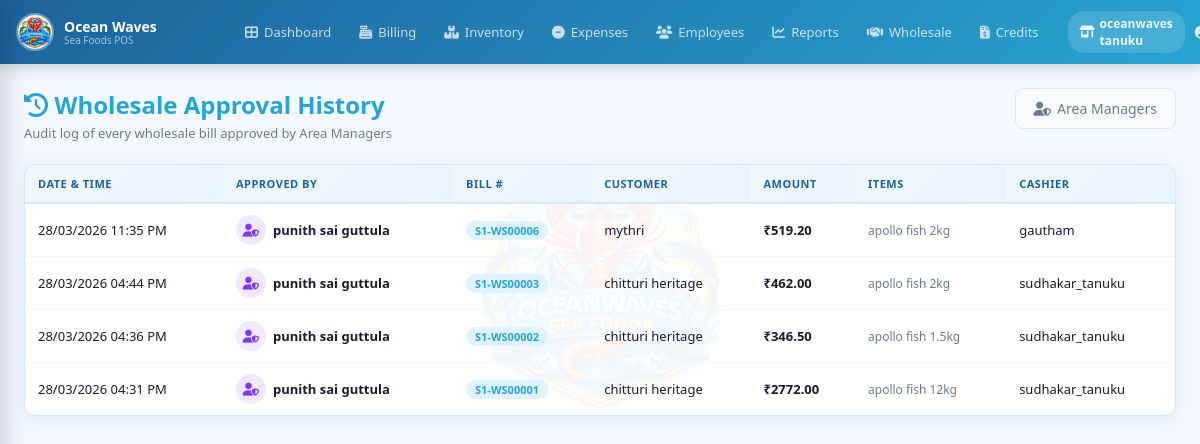
The app's page /reports/approvals/ (signed in) with its own data.
### pos/models.py (models this page shows, shortened)
class UserProfile(models.Model):
    ROLE_CHOICES = [
        ('SUPERADMIN', 'Super Admin'),   # sees everything across all stores
        ('SUBADMIN',   'Sub-Admin'),     # restricted admin permissions
        ('OWNER',      'Store Owner'),   # full access within assigned store
        ('STAFF',      'Staff'),         # billing + inventory in assigned store
        ('AREAMANAGER','Area Manager'),   # approves wholesale bills via OTP
        ('WHOLESALE_EXEC', 'Wholesale Executive'), # manage 4-5 stores, stock + wholesale approval
    ]
    user      = models.OneToOneField(User, on_delete=models.CASCADE, related_name='profile')
    role      = models.CharField(max_length=20, choices=ROLE_CHOICES, default='STAFF')
    store     = models.ForeignKey(Store, on_delete=models.SET_NULL, null=True, blank=True,
                                  related_name='staff')
    phone          = models.CharField(max_length=20, blank=True, help_text='Contact phone number')
    approval_pin   = models.CharField(max_length=128, blank=True, help_text='Hashed 4-6 digit approval PIN for wholesale approvals')
    is_active = models.BooleanField(default=True)
    permissions = models.JSONField(default=dict, blank=True, help_text='Restricted permissions for SUBADMIN')
    expires_at  = models.DateTimeField(null=True, blank=True, help_text='For temporary roles, access expires after this date')
    @property
    def is_superadmin(self):
        return self.role == 'SUPERADMIN'
    @property
    def is_staff_role(self):
        return self.role == 'STAFF'
    @property
    def has_expired(self):
        if self.expires_at and timezone.now() > self.expires_at:
            return True
        return False

class Store(models.Model):
    name             = models.CharField(max_length=200)
    address          = models.TextField(blank=True)
    phone            = models.CharField(max_length=20, blank=True)
    whatsapp_number  = models.CharField(max_length=20, blank=True, help_text='Store WhatsApp number for sending bills (e.g. 919876543210)')
    email            = models.EmailField(blank=True)
    gstin            = models.CharField(max_length=20, blank=True, verbose_name="GSTIN")
    is_active        = models.BooleanField(default=True)
    created_at       = models.DateTimeField(auto_now_add=True)
    class Meta:
        ordering = ['name']

class WholesaleApproval(models.Model):
    store        = models.ForeignKey(Store, on_delete=models.CASCADE, related_name='wholesale_approvals')
    area_manager = models.ForeignKey(
        UserProfile, on_delete=models.CASCADE,
        related_name='approvals_given',
        limit_choices_to=models.Q(role='AREAMANAGER') | models.Q(role='WHOLESALE_EXEC')
    )
    sale         = models.OneToOneField('Sale', on_delete=models.CASCADE,
                                        related_name='approval', null=True, blank=True)
    bill_snapshot = models.JSONField(default=dict)   # snapshot at time of approval
    approved_by_name = models.CharField(max_length=200)  # denormalized for history
    created_by   = models.ForeignKey(User, on_delete=models.SET_NULL, null=True, related_name='+')
    created_at   = models.DateTimeField(auto_now_add=True)
    class Meta:
        ordering = ['-created_at']

class Sale(models.Model):
    BILL_TYPE_CHOICES = [
        ('RETAIL',     'Retail'),
        ('WHOLESALE',  'Wholesale'),
    ]
    PAYMENT_MODE_CHOICES = [
        ('CASH',   'Cash'),
        ('UPI',    'UPI'),
        ('ONLINE', 'Online'),
        ('CARD',   'Card'),
        ('CREDIT', 'Credit'),
    ]
    store          = models.ForeignKey(Store, on_delete=models.CASCADE, related_name='sales')
    bill_number    = models.CharField(max_length=60, unique=True)
    bill_type      = models.CharField(max_length=20, choices=BILL_TYPE_CHOICES, default='RETAIL')
    wholesale_customer = models.ForeignKey('WholesaleCustomer', on_delete=models.SET_NULL, null=True, blank=True, related_name='sales')
    customer_name  = models.CharField(max_length=200, blank=True)
    customer_phone = models.CharField(max_length=15,  blank=True)
    customer_gst   = models.CharField(max_length=20,  blank=True)
    subtotal       = models.DecimalField(max_digits=12, decimal_places=2, default=0)
    gst_rate       = models.DecimalField(max_digits=5,  decimal_places=2, default=0)
    cgst_amount    = models.DecimalField(max_digits=12, decimal_places=2, default=0)
    sgst_amount    = models.DecimalField(max_digits=12, decimal_places=2, default=0)
    total_gst      = models.DecimalField(max_digits=12, decimal_places=2, default=0)
    grand_total    = models.DecimalField(max_digits=12, decimal_places=2, default=0)
    discount       = models.DecimalField(max_digits=10, decimal_places=2, default=0)
    payment_mode   = models.CharField(max_length=20, choices=PAYMENT_MODE_CHOICES, default='CASH')
    notes          = models.TextField(blank=True)
    created_by     = models.ForeignKey(User, on_delete=models.SET_NULL, null=True)
    created_at     = models.DateTimeField(default=timezone.now)
    class Meta:
        ordering = ['-created_at']

### pos/views.py (the view)
# urls.py: path('reports/approvals/',            views.approval_history, name='approval_history'),
@login_required
@require_profile
def approval_history(request):
    profile = get_profile(request.user)
    if profile.is_staff_role:
        messages.error(request, 'Access denied.')
        return redirect('dashboard')
    store = profile.store
    qs    = WholesaleApproval.objects.select_related(
        'area_manager__user', 'store', 'sale', 'created_by'
    )
    if store:
        qs = qs.filter(store=store)
    qs = qs[:200]
    return render(request, 'pos/approval_history.html', {
        'approvals': qs,
        'store':     store,
        'profile':   profile,
    })

### pos/views.py (called while the page is built)
def get_profile(user):
    try:
        return user.profile
    except UserProfile.DoesNotExist:
        if user.is_superuser:
            return UserProfile.objects.create(user=user, role='SUPERADMIN')
        return None

def require_profile(view_fn):
    from functools import wraps
    @wraps(view_fn)
    def inner(request, *args, **kwargs):
        p = get_profile(request.user)
        if not p:
            from django.contrib.auth import logout
            logout(request)
            messages.error(request, 'Your account has no role assigned. Contact admin.')
            return redirect('login')
        if p.has_expired:
            from django.contrib.auth import logout
            request.session.flush()
            logout(request)
            messages.error(request, 'Your temporary access role has expired.')
            return redirect('login')
        return view_fn(request, *args, **kwargs)
    return inner

### pos/templates/pos/approval_history.html (shortened to what this page needs)
{% extends 'pos/base.html' %}
{% load static %}
{% block content %}
<div class="pg">
  <div class="pg-header">
    <div>
      <h1><i class="fas fa-history"></i> Wholesale Approval History</h1>
      <p>Audit log of every wholesale bill approved by Area Managers</p>
    </div>
    <a href="{% url 'area_manager_list' %}" class="btn-secondary">
      <i class="fas fa-user-shield"></i> Area Managers
    </a>
  </div>
  <div class="table-card">
    <div class="wm-bg"><img src="{% static 'pos/images/logo.jpg' %}" alt=""></div>
    <table class="data-table">
      <thead>
        <tr>
          <th>Date & Time</th>
          <th>Approved By</th>
          <th>Bill #</th>
          <th>Customer</th>
          <th>Amount</th>
          <th>Items</th>
          <th>Cashier</th>
        </tr>
      </thead>
      <tbody>
      {% for a in approvals %}
      <tr>
        <td>{{ a.created_at|date:"d/m/Y h:i A" }}</td>
        <td>
          <div style="display:flex;align-items:center;gap:7px;">
            <div style="width:30px;height:30px;border-radius:50%;background:linear-gradient(135deg,#ede9fe,#f3e8ff);display:flex;align-items:center;justify-content:center;font-size:13px;color:#7c3aed;flex-shrink:0;">
              <i class="fas fa-user-shield"></i>
            </div>
            <strong>{{ a.approved_by_name }}</strong>
          </div>
        </td>
        <td>
          {% if a.sale %}
          <a href="{% url 'bill_print' a.sale.id %}" target="_blank" class="pill pill-blue">
            {{ a.sale.bill_number }}
          </a>
          {% else %}—{% endif %}
        </td>
        <td>{{ a.bill_snapshot.customer|default:"Walk-in" }}</td>
        <td><strong>₹{{ a.bill_snapshot.grand_total|default:"—" }}</strong></td>
        <td style="font-size:12px;color:var(--muted);max-width:200px;">{{ a.bill_snapshot.items_summary|default:"—" }}</td>
        <td>{{ a.created_by.username|default:"—" }}</td>
      </tr>
      {% endfor %}
      </tbody>
    </table>
  </div>
</div>
{% endblock %}

### pos/templates/pos/base.html (shortened to what this page needs)
{% load static %}
<!DOCTYPE html>
<html lang="en">
<head>
<link rel="stylesheet" href="{% static 'pos/css/style.css' %}">
<link rel="stylesheet" href="https://cdnjs.cloudflare.com/ajax/libs/font-awesome/6.5.0/css/all.min.css">
</head>
<body>
{% if user.is_authenticated %}
{% with profile=request.user.profile %}
<nav class="navbar">
  <div class="nav-brand">
    <img src="{% static 'pos/images/logo.jpg' %}" alt="Logo" class="nav-logo">
    <div class="nav-brand-text">
      <span class="nav-title">Ocean Waves</span>
      <span class="nav-sub">Sea Foods POS</span>
    </div>
  </div>
  <div class="nav-links">
    <a href="{% url 'dashboard' %}" class="nav-link {% if request.resolver_match.url_name == 'dashboard' %}active{% endif %}">
      <i class="fas fa-th-large"></i> Dashboard
    </a>
    {% if profile.role != 'SUPERADMIN' %}
    <a href="{% url 'billing' %}" class="nav-link {% if 'billing' in request.resolver_match.url_name %}active{% endif %}">
      <i class="fas fa-cash-register"></i> Billing
    </a>
    <a href="{% url 'inventory' %}" class="nav-link {% if 'inventory' in request.resolver_match.url_name or 'stock' in request.resolver_match.url_name %}active{% endif %}">
      <i class="fas fa-boxes"></i> Inventory
    </a>
    {% endif %}
    {% if profile.role in 'OWNER,SUPERADMIN' or profile.is_owner %}
    <a href="{% url 'expenses_page' %}" class="nav-link {% if 'expense' in request.resolver_match.url_name %}active{% endif %}">
      <i class="fas fa-minus-circle"></i> Expenses
    </a>
    <a href="{% url 'employee_list' %}" class="nav-link {% if 'employee' in request.resolver_match.url_name %}active{% endif %}">
      <i class="fas fa-users"></i> Employees
    </a>
    <a href="{% url 'reports' %}" class="nav-link {% if 'report' in request.resolver_match.url_name %}active{% endif %}">
      <i class="fas fa-chart-line"></i> Reports
    </a>
    {% endif %}
    <a href="{% url 'wholesale_customers' %}" class="nav-link {% if 'wholesale_customer' in request.resolver_match.url_name %}active{% endif %}">
      <i class="fas fa-handshake"></i> Wholesale
    </a>
    <a href="{% url 'credits_list' %}" class="nav-link {% if 'credit' in request.resolver_match.url_name %}active{% endif %}">
      <i class="fas fa-file-invoice-dollar"></i> Credits
    </a>
  </div>
  <div class="nav-right">
    {% if profile.store %}
    <div class="store-badge">
      <i class="fas fa-store-alt"></i> {{ profile.store.name }}
    </div>
    {% endif %}
    <div class="nav-user-info">
      <i class="fas fa-user-circle"></i>
    </div>
  </div>
</nav>
{% endwith %}
{% endif %}
<div class="page-wrap {% if not user.is_authenticated %}no-nav{% endif %}">
  {% block content %}{% endblock %}
</div>
</body>
</html>

### pos/static/pos/css/style.css (style rules this page uses)
:root { --primary: #27A4D1; --primary-d: #1E629B; --primary-l: #84BDEC; --secondary: #00B48A; --accent: #F77F00; --bg: #f4f9ff; --card: #ffffff; --text: #1a1a2e; --muted: #6b7a8d; --border: #d4e8f7; --success: #16a34a; --danger: #dc2626; --warning: #ea580c; --purple: #7c3aed; --nav-h: 64px; --shadow: 0 4px 20px rgba(0,119,182,.10); --shadow-md: 0 8px 32px rgba(0,119,182,.15); --radius: 12px; --radius-sm: 8px; }
* { margin:0;padding:0;box-sizing:border-box; }
body { font-family:'Segoe UI',Tahoma,sans-serif;background:var(--bg);color:var(--text);min-height:100vh; }
a { text-decoration:none;color:inherit; }
.pg, .kpi, .table-card, .login-card { animation: fadeUp 0.4s cubic-bezier(0.4, 0, 0.2, 1) backwards; }
button, a, input, select, .btn-icon-sm, .nav-link, .pill { transition: all 0.2s cubic-bezier(0.4, 0, 0.2, 1); }
.navbar { position:fixed;top:0;left:0;right:0;height:var(--nav-h);background:linear-gradient(135deg,var(--primary-d),var(--primary));display:flex;align-items:center;padding:0 16px;z-index:1000;box-shadow:0 2px 16px rgba(0,0,0,.2);gap:16px; }
.nav-brand { display:flex;align-items:center;gap:10px;min-width:200px; }
.nav-logo { width:38px;height:38px;border-radius:50%;border:2px solid rgba(255,255,255,.35);object-fit:contain; }
.nav-brand-text { display:flex;flex-direction:column; }
.nav-title { color:white;font-weight:700;font-size:14px;line-height:1.2; }
.nav-sub { color:rgba(255,255,255,.6);font-size:10px;line-height:1; }
.nav-links { display:flex;align-items:center;gap:2px;flex:1; }
.nav-link { color:rgba(255,255,255,.75);padding:7px 13px;border-radius:8px;font-size:13px;font-weight:500;display:flex;align-items:center;gap:6px;transition:.2s; }
.nav-right { display:flex;align-items:center;gap:10px;margin-left:auto; }
.store-badge { background:rgba(255,255,255,.15);color:rgba(255,255,255,.9);padding:4px 12px;border-radius:16px;font-size:12px;font-weight:600;display:flex;align-items:center;gap:5px; }
.nav-user-info { display:flex;align-items:center;gap:7px;color:rgba(255,255,255,.85);font-size:13px; }
.page-wrap { margin-top:var(--nav-h);min-height:calc(100vh - var(--nav-h)); }
.pg { padding:24px;max-width:1440px;margin:0 auto; }
.pg-header { display:flex;justify-content:space-between;align-items:flex-start;margin-bottom:22px; }
.pg-header h1 { font-size:24px;color:var(--primary);margin-bottom:3px; }
.pg-header p { color:var(--muted);font-size:13px; }
.table-card { background:var(--card);border-radius:var(--radius);box-shadow:var(--shadow);border:1px solid var(--border);overflow:hidden;margin-bottom:20px;position:relative; }
.wm-bg { position:absolute;top:50%;left:50%;transform:translate(-50%,-50%);pointer-events:none;z-index:0;opacity:.05; }
.wm-bg img { width:260px;height:260px;object-fit:contain; }
.data-table { width:100%;border-collapse:collapse;font-size:13px;position:relative;z-index:1; }
.data-table thead th { background:linear-gradient(135deg,#f0f8ff,#e8f4fb);color:var(--primary-d);font-weight:700;padding:11px 13px;text-align:left;border-bottom:2px solid var(--border);font-size:11px;text-transform:uppercase;letter-spacing:.5px;white-space:nowrap; }
.data-table tbody td { padding:11px 13px;border-bottom:1px solid #f0f8ff;vertical-align:middle; }
.data-table tbody tr:last-child td { border-bottom:none; }
.pill { display:inline-block;padding:2px 9px;border-radius:10px;font-size:11px;font-weight:600; }
.pill-blue { background:#e0f2fe;color:var(--primary); }
.btn-secondary { background:#f8fafc;color:var(--muted);border:1px solid var(--border);padding:10px 18px;border-radius:var(--radius-sm);font-size:14px;cursor:pointer;display:inline-flex;align-items:center;gap:6px;transition:.2s; }

### records on screen
UserProfile: store.name "oceanwaves tanuku"
WholesaleApproval: created_at "28/03/2026 11:35 PM", approved_by_name "punith sai guttula", sale.bill_number "S1-WS00006", bill_snapshot.customer "mythri", bill_snapshot.grand_total "519.20", bill_snapshot.items_summary "apollo fish 2kg", created_by.username "gautham"
WholesaleApproval: created_at "28/03/2026 04:44 PM", approved_by_name "punith sai guttula", sale.bill_number "S1-WS00003", bill_snapshot.customer "chitturi heritage", bill_snapshot.grand_total "462.00", bill_snapshot.items_summary "apollo fish 2kg", created_by.username "sudhakar_tanuku"
WholesaleApproval: created_at "28/03/2026 04:36 PM", approved_by_name "punith sai guttula", sale.bill_number "S1-WS00002", bill_snapshot.customer "chitturi heritage", bill_snapshot.grand_total "346.50", bill_snapshot.items_summary "apollo fish 1.5kg", created_by.username "sudhakar_tanuku"
WholesaleApproval: created_at "28/03/2026 04:31 PM", approved_by_name "punith sai guttula", sale.bill_number "S1-WS00001", bill_snapshot.customer "chitturi heritage", bill_snapshot.grand_total "2772.00", bill_snapshot.items_summary "apollo fish 12kg", created_by.username "sudhakar_tanuku"
